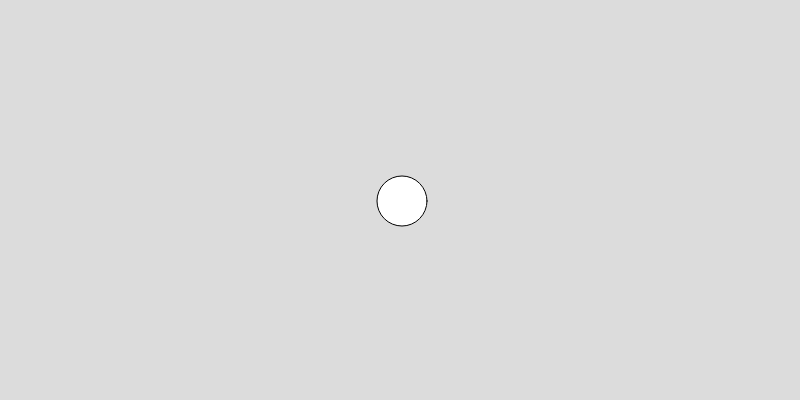
Frame 1 (no input)
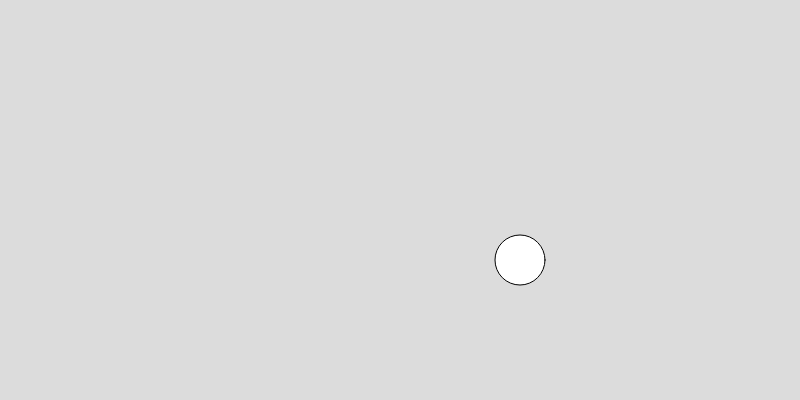
Frame 60 (no input)
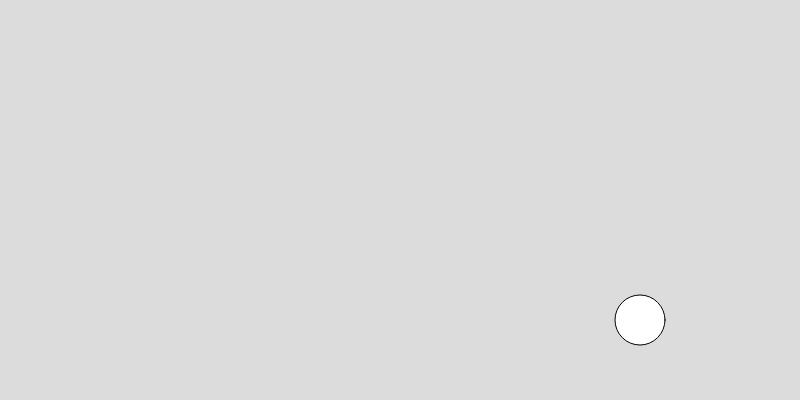
Frame 120 (the mouse pressed at the canvas centre since frame 60)

The p5.js sketch that drew these frames (run headless with seeded random() and noise() and a simulated clock; from frame 60 on, the mouse is pressed at the canvas centre):

// p5.js sketch
// ── sketch.js
let x;
let y;
let w2h;

function setup() {
  createCanvas(800, 400);
  x=width/2;
  y=height/2;
  w2h=width/height;
  console.log(w2h);
  
}

function draw() {
  background(220);
  
//   update the position of the ball
  x+=1*w2h;
  y+=1;
  
  ellipse(x,y,50,50)
}
